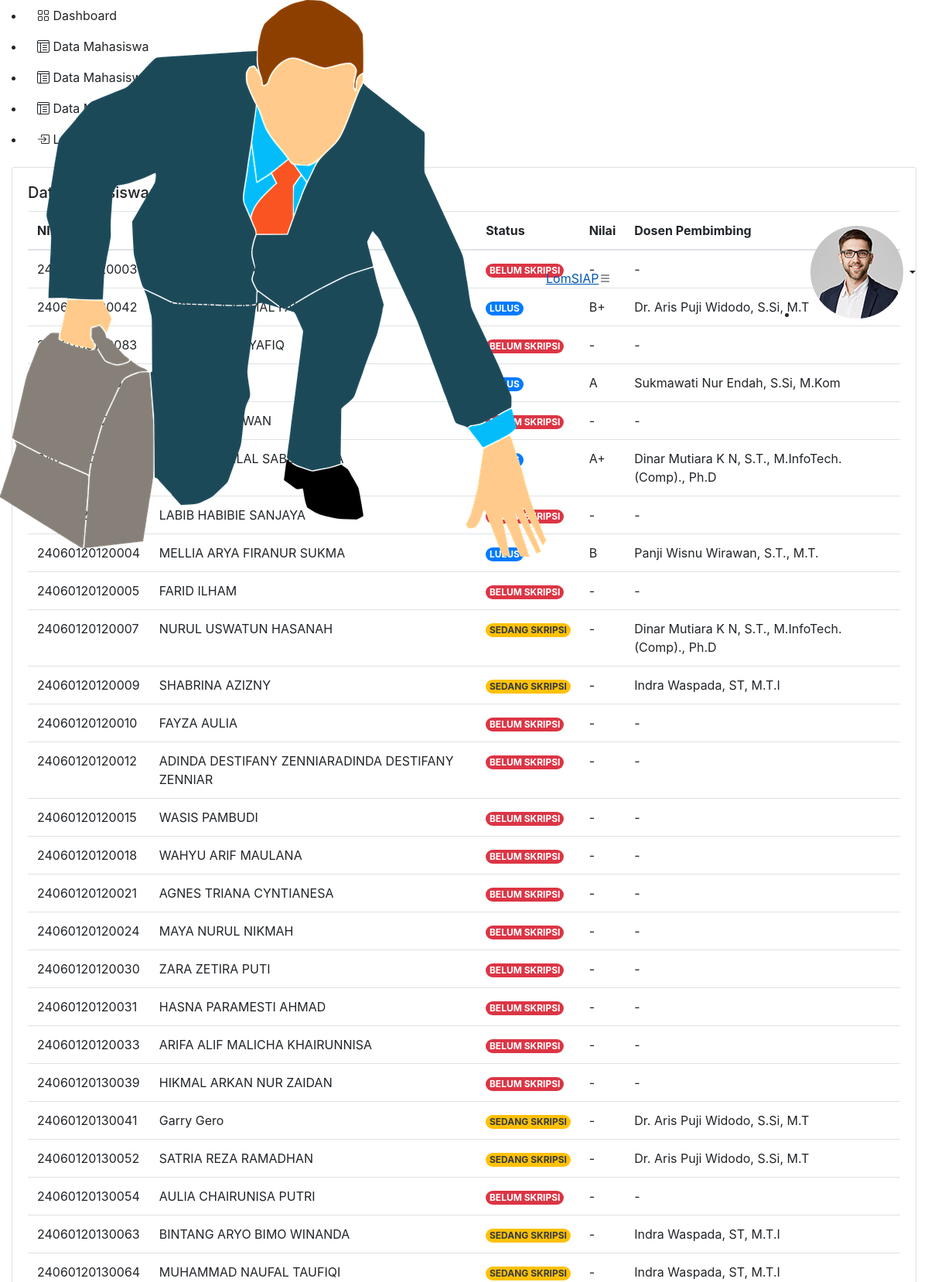
The app's page /data_mahasiswa_skripsi.php (upper part) with its own data.
### tables this page shows
CREATE TABLE `data_mahasiswa_skripsi` (
  `nim` varchar(15) NOT NULL,
  `tahun` varchar(255) NOT NULL,
  `nama` varchar(50) NOT NULL,
  `status` varchar(20) NOT NULL,
  `nilai` varchar(5) NOT NULL,
  `dosen_pembimbing` varchar(50) DEFAULT NULL
);

### data_mahasiswa_skripsi.php (the view, shortened to what this page needs)
<?php
  require_once('koneksi.php');
?>
<!DOCTYPE html>
<html lang="en">
<head>
  <link href="assets/vendor/bootstrap/css/bootstrap.min.css" rel="stylesheet">
  <link href="assets/vendor/bootstrap-icons/bootstrap-icons.css" rel="stylesheet">
  <link href="assets/vendor/boxicons/css/boxicons.min.css" rel="stylesheet">
  <link href="assets/vendor/quill/quill.snow.css" rel="stylesheet">
  <link href="assets/vendor/quill/quill.bubble.css" rel="stylesheet">
  <link href="assets/vendor/remixicon/remixicon.css" rel="stylesheet">
  <link href="assets/vendor/simple-datatables/style.css" rel="stylesheet">
  <link href="assets/css/style.css" rel="stylesheet">
  <link rel="stylesheet" href="https://cdn.jsdelivr.net/npm/bootstrap@4.0.0/dist/css/bootstrap.min.css">
</head>
<body>
  <header id="header" class="header fixed-top d-flex align-items-center">
<div class="d-flex align-items-center justify-content-between">
  <a href="index_admin.php" class="logo d-flex align-items-center">
    <img src="assets/img/lomsiap.png" alt="">
    <span class="d-none d-lg-block">LomSIAP</span>
  </a>
  <i class="bi bi-list toggle-sidebar-btn"></i>
</div>
<nav class="header-nav ms-auto">
  <ul class="d-flex align-items-center">
    <li class="nav-item dropdown pe-3">
      <a class="nav-link nav-profile d-flex align-items-center pe-0" href="#" data-bs-toggle="dropdown" aria-expanded="false">
        <img src="assets/img/profile-img.jpg" alt="Profile" class="rounded-circle">
        <span class="d-none d-md-block dropdown-toggle ps-2"><?= $_SESSION['nama_lengkap'] ?></span>
      </a>
    </li>
  </ul>
</nav>
</header>
  <aside id="sidebar" class="sidebar">
    <ul class="sidebar-nav" id="sidebar-nav">
      <li class="nav-item">
        <a class="nav-link collapsed" href="index_dosen.php  ">
          <span>Dashboard</span>
        </a>
      </li>
      <li class="nav-item">
        <a class="nav-link collapsed" href="data_mahasiswa_dosen.php">
          <span>Data Mahasiswa</span>
        </a>
      </li>
      <li class="nav-item">
        <a class="nav-link collapsed" href="data_mahasiswa_pkl.php">
          <span>Data Mahasiswa PKL</span>
        </a>
      </li>
      <li class="nav-item">
        <a class="nav-link collapsed" href="data_mahasiswa_skripsi.php">
          <span>Data Mahasiswa Skripsi</span>
        </a>
      </li>
      <li class="nav-item">
        <a class="nav-link collapsed" href="logout.php">
          <span>Logout</span>
        </a>
      </li>
    </ul>
  </aside>
  <main id="main" class="main">
         <div class="col-12">
                <div class="card recent-sales overflow-auto">
                  <div class="card-body">
                    <h5 class="card-title">Data Mahasiswa Skripsi</h5>
                    <table class="table table-borderless datatable">
                      <thead>
                        <tr>
                          <th scope="col">NIM</th>
                          <th scope="col">Nama</th>
                          <th scope="col">Status</th>
                          <th scope="col">Nilai</th>
                          <th scope="col">Dosen Pembimbing</th>
                        </tr>
                      </thead>
                      <tbody>
                        <?php
                          $query = "SELECT * FROM data_mahasiswa_skripsi";
                          $result = $koneksi -> query($query);
                          while ($row = mysqli_fetch_array($result)){
                            echo "<tr>";
                            echo "<td>".$row['nim']."</td>";
                            echo "<td>".$row['nama']."</td>";
                            if($row['status'] == "BELUM SKRIPSI"){
                              echo "<td><span class='badge rounded-pill bg-danger'>".$row['status']."</span></td>";
                            }
                            if($row['status']=="SEDANG SKRIPSI"){
                              echo "<td><span class = 'badge rounded-pill bg-warning text-dark'>".$row['status']."</span></td>";
                            }
                            if($row['status'] == "LULUS"){
                              echo "<td><span class = 'badge rounded-pill bg-primary'>".$row['status']."</span></td>";
                            }
                            echo "<td>".$row['nilai']."</td>";
                            echo "<td>".$row['dosen_pembimbing']."</td>";
                          }
                        ?>
                      </tbody>
                    </table>
  </main>
</body>
</html>

### records on screen
data_mahasiswa_skripsi: nilai "-", dosen_pembimbing "-"
data_mahasiswa_skripsi: nilai "B+", dosen_pembimbing "Dr. Aris Puji Widodo, S.Si, M.T"
data_mahasiswa_skripsi: nilai "-", dosen_pembimbing "-"
data_mahasiswa_skripsi: nilai "A", dosen_pembimbing "Sukmawati Nur Endah, S.Si, M.Kom"
data_mahasiswa_skripsi: nilai "-", dosen_pembimbing "-"
data_mahasiswa_skripsi: nilai "A+", dosen_pembimbing "Dinar Mutiara K N, S.T., M.InfoTech.(Comp)., Ph.D"
data_mahasiswa_skripsi: nilai "-", dosen_pembimbing "-"
data_mahasiswa_skripsi: nilai "B", dosen_pembimbing "Panji Wisnu Wirawan, S.T., M.T."
data_mahasiswa_skripsi: nim "24060120120005", nama "FARID ILHAM", status "BELUM SKRIPSI", nilai "-", dosen_pembimbing "-"
data_mahasiswa_skripsi: nim "24060120120007", nama "NURUL USWATUN HASANAH", status "SEDANG SKRIPSI", nilai "-", dosen_pembimbing "Dinar Mutiara K N, S.T., M.InfoTech.(Comp)., Ph.D"
data_mahasiswa_skripsi: nim "24060120120009", nama "SHABRINA AZIZNY", status "SEDANG SKRIPSI", nilai "-", dosen_pembimbing "Indra Waspada, ST, M.T.I"
data_mahasiswa_skripsi: nim "24060120120010", nama "FAYZA AULIA", status "BELUM SKRIPSI", nilai "-", dosen_pembimbing "-"
data_mahasiswa_skripsi: nim "24060120120012", nama "ADINDA DESTIFANY ZENNIARADINDA DESTIFANY ZENNIAR", status "BELUM SKRIPSI", nilai "-", dosen_pembimbing "-"
data_mahasiswa_skripsi: nim "24060120120015", nama "WASIS PAMBUDI", status "BELUM SKRIPSI", nilai "-", dosen_pembimbing "-"
data_mahasiswa_skripsi: nim "24060120120018", nama "WAHYU ARIF MAULANA", status "BELUM SKRIPSI", nilai "-", dosen_pembimbing "-"
data_mahasiswa_skripsi: nim "24060120120021", nama "AGNES TRIANA CYNTIANESA", status "BELUM SKRIPSI", nilai "-", dosen_pembimbing "-"
data_mahasiswa_skripsi: nim "24060120120024", nama "MAYA NURUL NIKMAH", status "BELUM SKRIPSI", nilai "-", dosen_pembimbing "-"
data_mahasiswa_skripsi: nim "24060120120030", nama "ZARA ZETIRA PUTI", status "BELUM SKRIPSI", nilai "-", dosen_pembimbing "-"
data_mahasiswa_skripsi: nim "24060120120031", nama "HASNA PARAMESTI AHMAD", status "BELUM SKRIPSI", nilai "-", dosen_pembimbing "-"
data_mahasiswa_skripsi: nim "24060120120033", nama "ARIFA ALIF MALICHA KHAIRUNNISA", status "BELUM SKRIPSI", nilai "-", dosen_pembimbing "-"
data_mahasiswa_skripsi: nim "24060120130039", nama "HIKMAL ARKAN NUR ZAIDAN", status "BELUM SKRIPSI", nilai "-", dosen_pembimbing "-"
data_mahasiswa_skripsi: nim "24060120130041", nama "Garry Gero", status "SEDANG SKRIPSI", nilai "-", dosen_pembimbing "Dr. Aris Puji Widodo, S.Si, M.T"
data_mahasiswa_skripsi: nim "24060120130052", nama "SATRIA REZA RAMADHAN", status "SEDANG SKRIPSI", nilai "-", dosen_pembimbing "Dr. Aris Puji Widodo, S.Si, M.T"
data_mahasiswa_skripsi: nim "24060120130054", nama "AULIA CHAIRUNISA PUTRI", status "BELUM SKRIPSI", nilai "-", dosen_pembimbing "-"
data_mahasiswa_skripsi: nim "24060120130063", nama "BINTANG ARYO BIMO WINANDA", status "SEDANG SKRIPSI", nilai "-", dosen_pembimbing "Indra Waspada, ST, M.T.I"
data_mahasiswa_skripsi: nim "24060120130064", nama "MUHAMMAD NAUFAL TAUFIQI", status "SEDANG SKRIPSI", nilai "-", dosen_pembimbing "Indra Waspada, ST, M.T.I"
